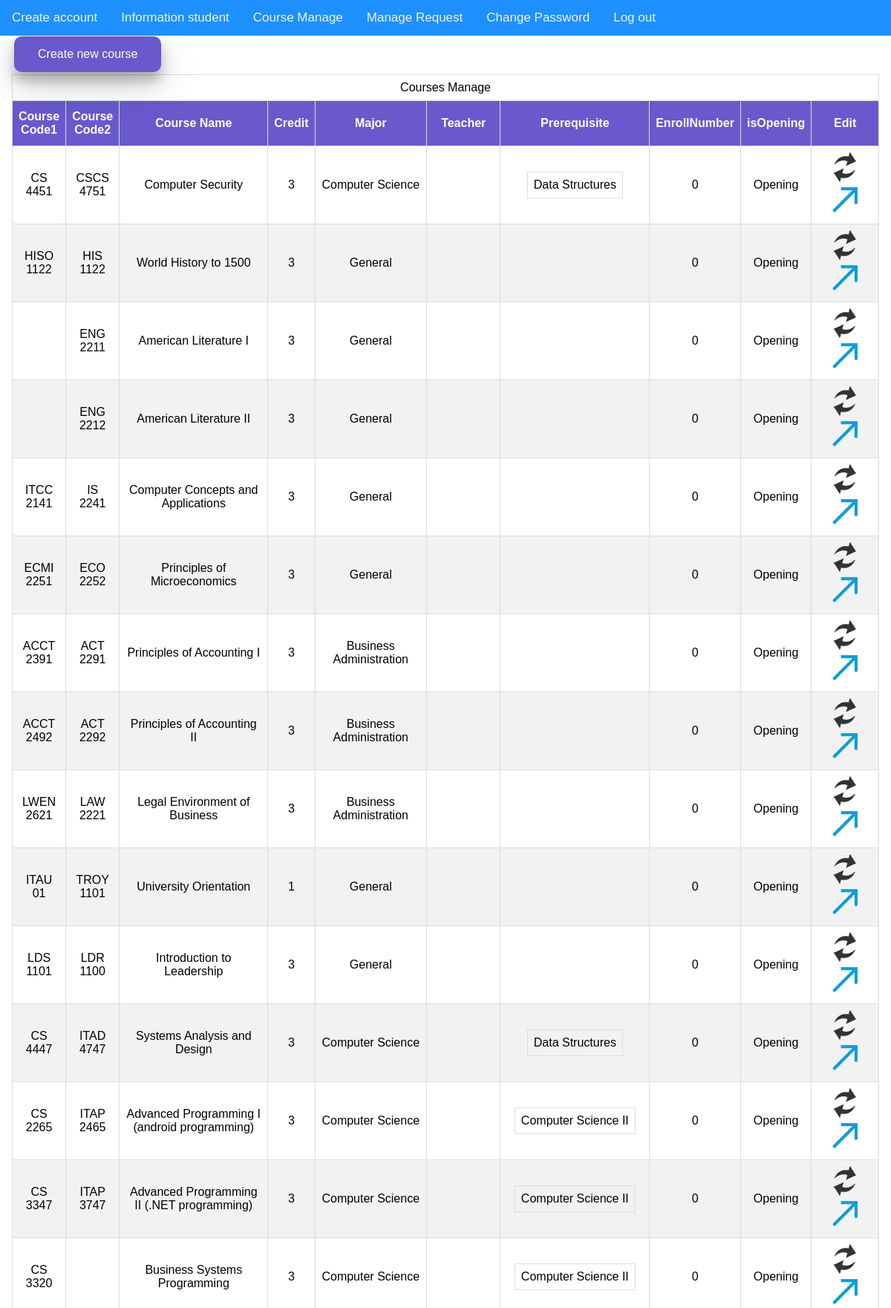
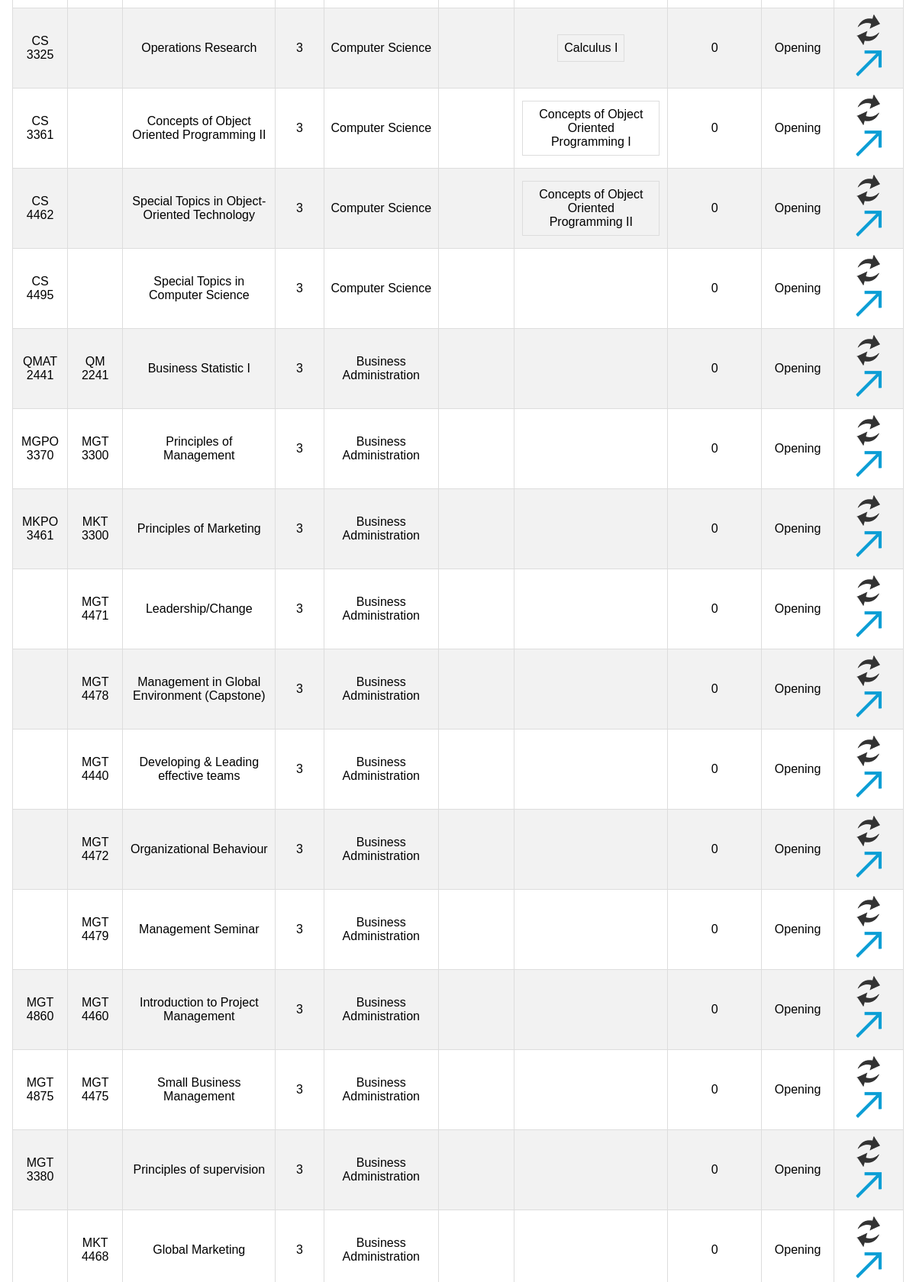
/PHP_File/CourseManage.php (upper part), run on the app's committed database (2 pictures, top to bottom).
### tables this page shows
CREATE TABLE `courses` (
  `idCourses` int(11) NOT NULL,
  `CoursesName` varchar(45) NOT NULL,
  `Credit` varchar(45) NOT NULL,
  `Teacher` varchar(45) NOT NULL,
  `Availability` tinyint(4) DEFAULT NULL,
  `EnrolledNumber` int(11) NOT NULL DEFAULT '0',
  `Prerequisite` tinyint(4) DEFAULT NULL,
  `CourseCode1` varchar(45) DEFAULT NULL,
  `CourseCode2` varchar(45) DEFAULT NULL,
  `MajorCourse` int(11) NOT NULL,
  `isOpening` int(11) NOT NULL
);

### PHP_File/CourseManage.php (the view, shortened to what this page needs)
<!DOCTYPE html PUBLIC "-//W3C//DTD HTML 4.01//EN"
"http://www.w3.org/TR/html4/strict.dtd">
<?php
	include 'DBConnection.php';
	$query="SELECT c.idCourses, c.CoursesName, c.Credit, c.Teacher, c.Availability,
		 c.EnrolledNumber,
		 c.Prerequisite, c.CourseCode1, c.CourseCode2, case when isnull(b.idMajor)=1 then 'General' ELSE b.MajorName end, c.isOpening
		 FROM courses c left join majortable b on c.majorcourse=b.idmajor order by c.isOpening, c.EnrolledNumber  desc";
	$courses = mysqli_query($conn, $query);
 ?>
<html xmlns="http://www.w3.org/1999/xhtml" lang="en">
	<head>
		<link rel="stylesheet" type="text/css" href="../CSS_File/menuStudentCSS.css">
		<link rel="stylesheet" type="text/css" href="../CSS_File/tableCSS.css">
		<link rel="stylesheet" type="text/css" href="../CSS_File/button.css">
	</head>
	<body>
		<?php
			include 'menuStaff.php';
		?>
		<form name="form" method="post" action="">
			<div class="main">
				<table border="0" style="width:100%">
					<tr>
						<td>
							<a class="button" href="CourseEdit.php?">Create new course</a>
						</td>
					</tr>
				</table>
				<table id="tablecss" border="1" style="width:100%">
					<tr>
						<td align="center" colspan="10">
							Courses Manage
						</td>
					</tr>
					<tr>
						<th align="center" width="5%">Course Code1</th>
						<th align="center" width="5%">Course Code2</th>
						<th align="center" width="20%">Course Name</th>
						<th align="center" width="5%">Credit</th>
						<th align="center" width="15%">Major</th>
						<th align="center" width="10%">Teacher</th>
						<th align="center" width="20%">Prerequisite</th>
						<th align="center" width="5%">EnrollNumber</th>
						<th align="center" width="5%">isOpening</th>
						<th align="center" width="10%">Edit</th>
					</tr>
					<?php
						while ($row=mysqli_fetch_array($courses)){
					?>
					<tr>
						<td align="center"><?php echo $row["CourseCode1"] ?></td>
						<td align="center"><?php echo $row["CourseCode2"] ?></td>
						<td align="center"><?php echo $row["CoursesName"] ?></td>
						<td align="center"><?php echo $row["Credit"] ?></td>
						<td align="center"><?php echo $row["case when isnull(b.idMajor)=1 then 'General' ELSE b.MajorName end"] ?></td>
						<td align="center"><?php echo $row["Teacher"] ?></td>
						<td align="center">
							<?php
							if($row["Prerequisite"]=="1"){
								$temp=$row["idCourses"];
								$query="select red.CoursesName from prerequisitetable pre inner join courses red on pre.idCoursesPrerequisite=red.idCourses
											where pre.idCourses=$temp";
								$pre_courses = mysqli_query($conn, $query);
							 ?>
							 <table border="0">
							 	<?php while ($row_pre=mysqli_fetch_array($pre_courses)){ ?>
							 		<tr align="center"><td><?php echo $row_pre["CoursesName"] ?></td></tr>
							 	<?php } ?>
							 </table>
							 <?php } ?>
						</td>
						<td align="center"><?php echo $row["EnrolledNumber"] ?></td>
							<?php if($row["isOpening"]=="0"){ ?>
								<td align="center">Closing</td>
							<?php }else if($row["isOpening"]=="1"){ ?>
								<td align="center">Opening</td>
							<?php }else{ ?>
								<td align="center"></td>
							<?php } ?>
						<td align="center">
							<a href="CourseEdit.php?id=<?php echo $row["idCourses"] ?>"><img src="../Img/update.png" alt="Edit" title="Edit" border=0 /></a>
							<a href="CourseNumber.php?id=<?php echo $row["idCourses"] ?>"><img src="../Img/upload.png" alt="Number" title="Number" border=0 /></a>
						</td>
					</tr>
					<?php } ?>
				</table>
			</div>
		</form>
	</body>
</html>

### CSS_File/menuStudentCSS.css (style rules this page uses)
body { margin:0; }
.main { padding: 16px; margin-top: 30px; height: 1500px; }

### CSS_File/tableCSS.css (style rules this page uses)
body { margin:0; }
#tablecss { font-family: "Trebuchet MS", Arial, Helvetica, sans-serif; border-collapse: collapse; width: 100%; }
#tablecss td, #tablecss th { border: 1px solid #ddd; padding: 8px; }
#tablecss tr:nth-child(even) { background-color: #f2f2f2; }
#tablecss th { padding-top: 12px; padding-bottom: 12px; text-align: center; background-color: #6959CD; color: white; }

### CSS_File/button.css (style rules this page uses)
body { margin:0; }
.button { background-color: #6959CD; border: none; color: white; padding: 15px 32px; text-align: center; text-decoration: none; display: inline-block; font-size: 16px; -moz-border-radius: 10px; -webkit-border-radius: 10px; box-shadow: 0 12px 16px 0 rgba(0,0,0,0.24), 0 17px 50px 0 rgba(0,0,0,0.19); }

### PHP_File/CourseManage.php (style rules this page uses)
.button { background-color: #6959CD; border: none; color: white; padding: 15px 32px; text-align: center; font-family: "Trebuchet MS", Arial, Helvetica, sans-serif; text-decoration: none; display: inline-block; font-size: 16px; }

### data on the page
courses: CourseCode1 "CS 4451", CourseCode2 "CSCS 4751", CoursesName "Computer Security", Credit "3", case "Computer Science", EnrolledNumber "0", isOpening "Opening"
courses: CoursesName "Data Structures"
courses: CourseCode1 "HISO 1122", CourseCode2 "HIS 1122", CoursesName "World History to 1500", Credit "3", case "General", EnrolledNumber "0", isOpening "Opening"
courses: CourseCode2 "ENG 2211", CoursesName "American Literature I", Credit "3", case "General", EnrolledNumber "0", isOpening "Opening"
courses: CourseCode2 "ENG 2212", CoursesName "American Literature II", Credit "3", case "General", EnrolledNumber "0", isOpening "Opening"
courses: CourseCode1 "ITCC 2141", CourseCode2 "IS 2241", CoursesName "Computer Concepts and Applications", Credit "3", case "General", EnrolledNumber "0", isOpening "Opening"
courses: CourseCode1 "ECMI 2251", CourseCode2 "ECO 2252", CoursesName "Principles of Microeconomics", Credit "3", case "General", EnrolledNumber "0", isOpening "Opening"
courses: CourseCode1 "ACCT 2391", CourseCode2 "ACT 2291", CoursesName "Principles of Accounting I", Credit "3", case "Business Administration", EnrolledNumber "0", isOpening "Opening"
courses: CourseCode1 "ACCT 2492", CourseCode2 "ACT 2292", CoursesName "Principles of Accounting II", Credit "3", case "Business Administration", EnrolledNumber "0", isOpening "Opening"
courses: CourseCode1 "LWEN 2621", CourseCode2 "LAW 2221", CoursesName "Legal Environment of Business", Credit "3", case "Business Administration", EnrolledNumber "0", isOpening "Opening"
courses: CourseCode1 "ITAU 01", CourseCode2 "TROY 1101", CoursesName "University Orientation", Credit "1", case "General", EnrolledNumber "0", isOpening "Opening"
courses: CourseCode1 "LDS 1101", CourseCode2 "LDR 1100", CoursesName "Introduction to Leadership", Credit "3", case "General", EnrolledNumber "0", isOpening "Opening"
courses: CourseCode1 "CS 4447", CourseCode2 "ITAD 4747", CoursesName "Systems Analysis and Design", Credit "3", case "Computer Science", EnrolledNumber "0", isOpening "Opening"
courses: CourseCode1 "CS 2265", CourseCode2 "ITAP 2465", CoursesName "Advanced Programming I (android programming)", Credit "3", case "Computer Science", EnrolledNumber "0", isOpening "Opening"
courses: CoursesName "Computer Science II"
courses: CourseCode1 "CS 3347", CourseCode2 "ITAP 3747", CoursesName "Advanced Programming II (.NET programming)", Credit "3", case "Computer Science", EnrolledNumber "0", isOpening "Opening"
courses: CourseCode1 "CS 3320", CoursesName "Business Systems Programming", Credit "3", case "Computer Science", EnrolledNumber "0", isOpening "Opening"
courses: CourseCode1 "CS 3325", CoursesName "Operations Research", Credit "3", case "Computer Science", EnrolledNumber "0", isOpening "Opening"
courses: CoursesName "Calculus I"
courses: CourseCode1 "CS 3361", CoursesName "Concepts of Object Oriented Programming II", Credit "3", case "Computer Science", EnrolledNumber "0", isOpening "Opening"
courses: CoursesName "Concepts of Object Oriented Programming I"
courses: CourseCode1 "CS 4462", CoursesName "Special Topics in Object-Oriented Technology", Credit "3", case "Computer Science", EnrolledNumber "0", isOpening "Opening"
courses: CourseCode1 "CS 4495", CoursesName "Special Topics in Computer Science", Credit "3", case "Computer Science", EnrolledNumber "0", isOpening "Opening"
courses: CourseCode1 "QMAT 2441", CourseCode2 "QM 2241", CoursesName "Business Statistic I", Credit "3", case "Business Administration", EnrolledNumber "0", isOpening "Opening"
courses: CourseCode1 "MGPO 3370", CourseCode2 "MGT 3300", CoursesName "Principles of Management", Credit "3", case "Business Administration", EnrolledNumber "0", isOpening "Opening"
courses: CourseCode1 "MKPO 3461", CourseCode2 "MKT 3300", CoursesName "Principles of Marketing", Credit "3", case "Business Administration", EnrolledNumber "0", isOpening "Opening"
courses: CourseCode2 "MGT 4471", CoursesName "Leadership/Change", Credit "3", case "Business Administration", EnrolledNumber "0", isOpening "Opening"
courses: CourseCode2 "MGT 4478", CoursesName "Management in Global Environment (Capstone)", Credit "3", case "Business Administration", EnrolledNumber "0", isOpening "Opening"
courses: CourseCode2 "MGT 4440", CoursesName "Developing & Leading effective teams", Credit "3", case "Business Administration", EnrolledNumber "0", isOpening "Opening"
courses: CourseCode2 "MGT 4472", CoursesName "Organizational Behaviour", Credit "3", case "Business Administration", EnrolledNumber "0", isOpening "Opening"
courses: CourseCode2 "MGT 4479", CoursesName "Management Seminar", Credit "3", case "Business Administration", EnrolledNumber "0", isOpening "Opening"
courses: CourseCode1 "MGT 4860", CourseCode2 "MGT 4460", CoursesName "Introduction to Project Management", Credit "3", case "Business Administration", EnrolledNumber "0", isOpening "Opening"
courses: CourseCode1 "MGT 4875", CourseCode2 "MGT 4475", CoursesName "Small Business Management", Credit "3", case "Business Administration", EnrolledNumber "0", isOpening "Opening"
courses: CourseCode1 "MGT 3380", CoursesName "Principles of supervision", Credit "3", case "Business Administration", EnrolledNumber "0", isOpening "Opening"
courses: CourseCode2 "MKT 4468", CoursesName "Global Marketing", Credit "3", case "Business Administration", EnrolledNumber "0", isOpening "Opening"
